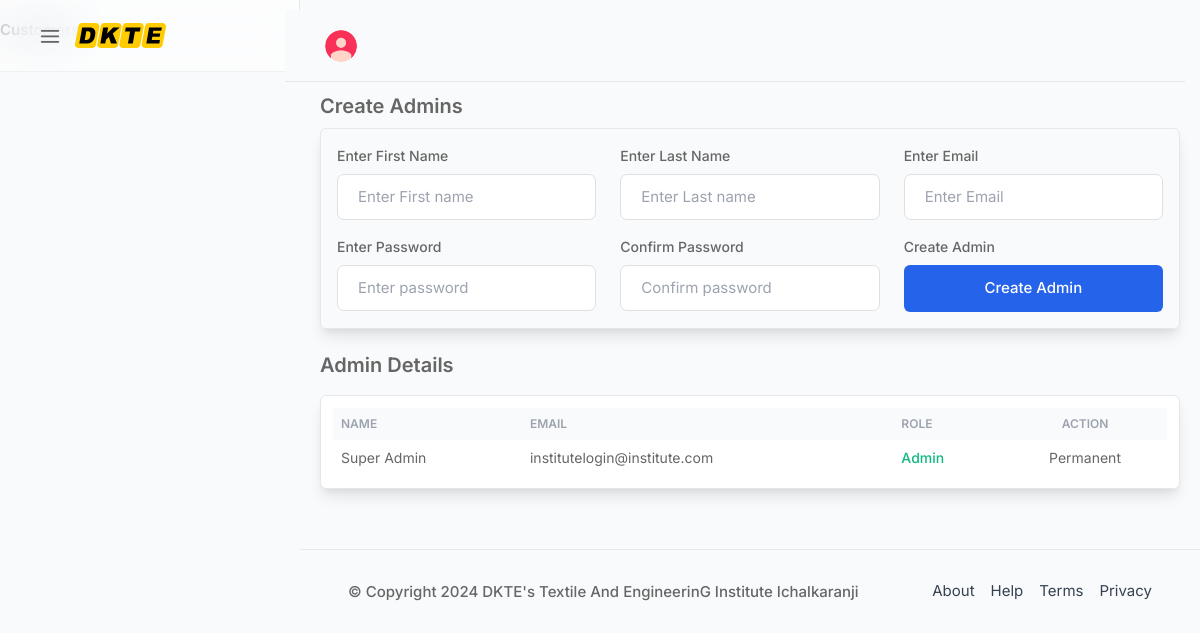
The app's page /institute-section/admins.php (signed in) with its own data.
### tables this page shows
CREATE TABLE `institute_admin` (
  `id` int(10) NOT NULL,
  `fname` varchar(50) NOT NULL,
  `lname` varchar(50) NOT NULL,
  `email` varchar(50) NOT NULL,
  `type` varchar(15) NOT NULL DEFAULT 'regular',
  `password` varchar(250) NOT NULL
);

### institute-section/admins.php (the view, shortened to what this page needs)
<?php
include("connection.php");
?>
<!DOCTYPE html>
<html lang="en">
<head>
    <?php include("css.php"); ?>
    <link rel="stylesheet" href="../assets/css/tippy.css">
</head>
<body>
    <div id="wrapper" class="is-verticle">
        <?php include("header.php"); ?>
        <div class="main_content">
            <div class="container">
                <div class="mb-2">
                    <div class="text-xl font-semibold">Create Admins</div>
                </div>
                <div class="mx-auto">
                    <div class="shadow-lg  rounded-md border border-gray-200">
                        <div class="lg:p-4 p-2">
                            <form action="" method="POST" class="grid sm:grid-cols-3 gap-x-6 gap-y-4 " id="admin">
                                <div>
                                    <label for="checkout-fn" class="text-sm font-medium">Enter First Name</label>
                                    <input type="text" class="with-border" id="fname" name="fname" placeholder="Enter First name">
                                </div>
                                <div>
                                    <label for="checkout-fn" class="text-sm font-medium">Enter Last Name</label>
                                    <input type="text" class="with-border" id="lname" name="lname" placeholder="Enter Last name">
                                </div>
                                <div>
                                    <label for="checkout-fn" class="text-sm font-medium">Enter Email</label>
                                    <input type="email" class="with-border" id="email" name="email" placeholder="Enter Email">
                                </div>
                                <div>
                                    <label for="checkout-fn" class="text-sm font-medium">Enter Password</label>
                                    <input type="text" class="with-border" id="pass" name="pass" placeholder="Enter password">
                                </div>
                                <div>
                                    <label for="checkout-fn" class="text-sm font-medium">Confirm Password</label>
                                    <input type="text" class="with-border" id="cpass" name="cpass" placeholder="Confirm password">
                                </div>
                                <div>
                                    <label for="" class="text-sm font-medium">Create Admin</label>
                                    <button type="submit" name="submit" style="width:100%" class="bg-blue-600 text-white flex font-medium items-center justify-center py-3 rounded-md hover:text-white ">
                                        Create Admin
                                </div>
                            </form>
                        </div>
                    </div>
                    <br>
                    <div class="mb-2">
                        <div class="text-xl font-semibold">Admin Details</div>
                    </div>
                    <div class="mt-4 w-full mx-auto bg-white shadow-lg rounded-md border border-gray-200">
                        <header class="border-b border-gray-100">
                            <h2 class="font-semibold text-gray-800">Customers</h2>
                        </header>
                        <div class="p-3">
                            <div class="overflow-x-auto">
                                <table class="table-auto w-full">
                                    <thead class="text-xs font-semibold uppercase text-gray-400 bg-gray-50">
                                        <tr>
                                            <th class="p-2 whitespace-nowrap">
                                                <div class="font-semibold text-left">Name</div>
                                            </th>
                                            <th class="p-2 whitespace-nowrap">
                                                <div class="font-semibold text-left">Email</div>
                                            </th>
                                            <th class="p-2 whitespace-nowrap">
                                                <div class="font-semibold text-left">Role</div>
                                            </th>
                                            <th class="p-2 whitespace-nowrap">
                                                <div class="font-semibold text-center">Action</div>
                                            </th>
                                        </tr>
                                    </thead>
                                    <tbody class="text-sm divide-y divide-gray-100">
                                        <?php
                                        $sql = "SELECT * FROM institute_admin ";
                                        $sql_run = $db->query($sql);
                                        while ($rows = $sql_run->fetch_assoc()) {
                                        ?>
                                            <tr id="<?php echo $rows['id']?>">
                                                <td class="p-2 whitespace-nowrap">
                                                    <div class="flex items-center">
                                                        <div class="text-left"><?php echo $rows['fname'] . " " . $rows['lname'] ?></div>
                                                    </div>
                                                </td>
                                                <td class="p-2 whitespace-nowrap">
                                                    <div class="text-left"><?php echo $rows['email'] ?></div>
                                                </td>
                                                <td class="p-2 whitespace-nowrap">
                                                    <div class="text-left font-medium text-green-500">Admin</div>
                                                </td>
                                                <td class="p-2 whitespace-nowrap text-center">
                                                    <?php if ($rows['type'] != "super") { ?>
                                                        <div class="text-center"><a href="#" onclick="delete_admin('<?php echo $rows['id'] ?>')" id="addq" class="text-red-500 bg-transparent border border-solid border-red-500 hover:bg-red-500 hover:text-white active:bg-red-600 font-bold uppercase text-xs px-4 py-2 rounded outline-none focus:outline-none mr-1 mb-1 ease-linear transition-all duration-150">Remove</a></div>
                                                    <?php }else{
                                                        echo "Permanent";
                                                    } ?>
                                                </td>
                                            </tr>
                                        <?php } ?>
                                    </tbody>
                                </table>
                            </div>
                        </div>
                    </div>
                </div>
            </div>
            <?php include("footer.php"); ?>
        </div>
    </div>
</body>
</html>

### records on screen
institute_admin: fname "Super", lname "Admin", email "institutelogin@institute.com", type "Permanent"

### other values on screen
$college "DKTE's Textile And EngineerinG Institute Ichalkaranji"
